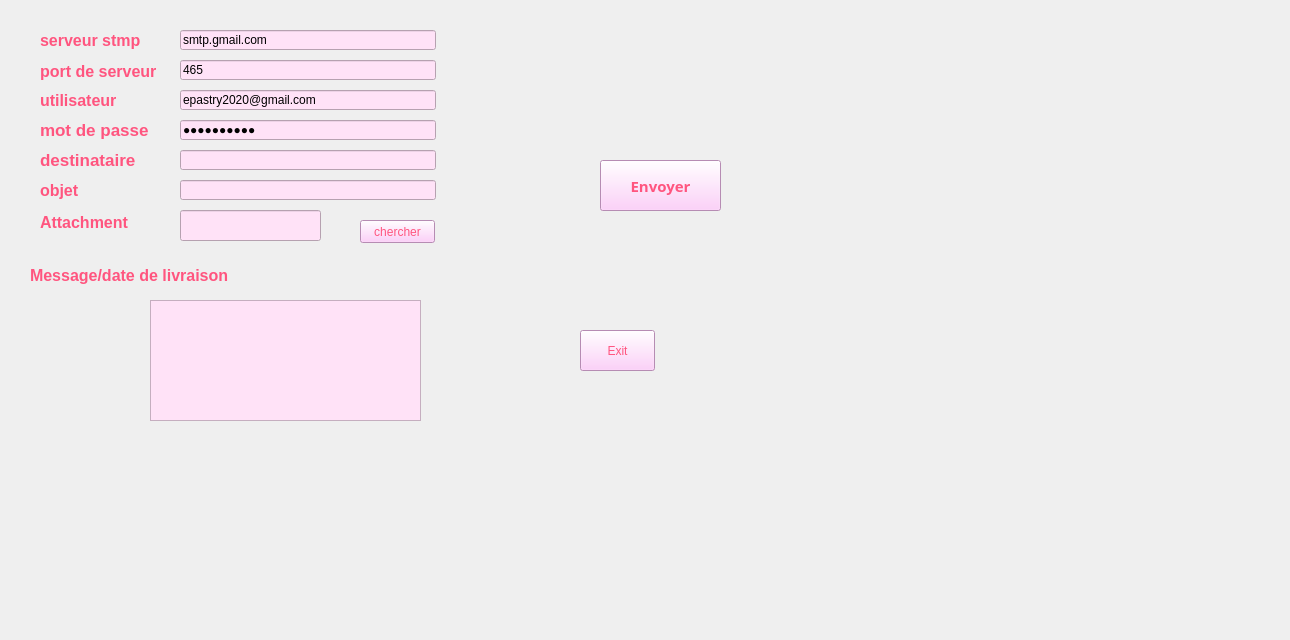
   <widget class="QWidget" name="tab">
    <attribute name="title">
     <string>Mailing</string>
    </attribute>
    <widget class="QLabel" name="label_123">
     <property name="geometry">
      <rect>
       <x>40</x>
       <y>180</y>
       <width>67</width>
       <height>20</height>
      </rect>
     </property>
     <property name="font">
      <font>
       <pointsize>12</pointsize>
       <weight>75</weight>
       <bold>true</bold>
       <underline>false</underline>
      </font>
     </property>
     <property name="styleSheet">
      <string notr="true">color:rgb(255, 85, 127)</string>
     </property>
     <property name="text">
      <string>objet</string>
     </property>
    </widget>
    <widget class="QLabel" name="label_124">
     <property name="geometry">
      <rect>
       <x>40</x>
       <y>119</y>
       <width>121</width>
       <height>21</height>
      </rect>
     </property>
     <property name="font">
      <font>
       <pointsize>13</pointsize>
       <weight>75</weight>
       <bold>true</bold>
       <underline>false</underline>
      </font>
     </property>
     <property name="styleSheet">
      <string notr="true">color:rgb(255, 85, 127)</string>
     </property>
     <property name="text">
      <string>mot de passe</string>
     </property>
    </widget>
    <widget class="QLineEdit" name="port_2">
     <property name="geometry">
      <rect>
       <x>180</x>
       <y>60</y>
       <width>256</width>
       <height>20</height>
      </rect>
     </property>
     <property name="styleSheet">
      <string notr="true">background-color:rgb(255, 226, 247)</string>
     </property>
     <property name="text">
      <string>465</string>
     </property>
    </widget>
    <widget class="QLabel" name="label_125">
     <property name="geometry">
      <rect>
       <x>40</x>
       <y>210</y>
       <width>102</width>
       <height>25</height>
      </rect>
     </property>
     <property name="font">
      <font>
       <pointsize>12</pointsize>
       <weight>75</weight>
       <bold>true</bold>
       <underline>false</underline>
      </font>
     </property>
     <property name="styleSheet">
      <string notr="true">color:rgb(255, 85, 127)</string>
     </property>
     <property name="text">
      <string>Attachment</string>
     </property>
    </widget>
    <widget class="QPlainTextEdit" name="msg_2">
     <property name="geometry">
      <rect>
       <x>150</x>
       <y>300</y>
       <width>271</width>
       <height>121</height>
      </rect>
     </property>
     <property name="styleSheet">
      <string notr="true">background-color:rgb(255, 226, 247)</string>
     </property>
    </widget>
    <widget class="QLabel" name="label_126">
     <property name="geometry">
      <rect>
       <x>40</x>
       <y>61</y>
       <width>131</width>
       <height>20</height>
      </rect>
     </property>
     <property name="font">
      <font>
       <pointsize>12</pointsize>
       <weight>75</weight>
       <bold>true</bold>
       <underline>false</underline>
      </font>
     </property>
     <property name="styleSheet">
      <string notr="true">color:rgb(255, 85, 127)</string>
     </property>
     <property name="text">
      <string>port de serveur </string>
     </property>
    </widget>
    <widget class="QLabel" name="label_127">
     <property name="geometry">
      <rect>
       <x>40</x>
       <y>149</y>
       <width>104</width>
       <height>21</height>
      </rect>
     </property>
     <property name="font">
      <font>
       <pointsize>13</pointsize>
       <weight>75</weight>
       <bold>true</bold>
       <underline>false</underline>
      </font>
     </property>
     <property name="styleSheet">
      <string notr="true">color:rgb(255, 85, 127)</string>
     </property>
     <property name="text">
      <string>destinataire</string>
     </property>
    </widget>
    <widget class="QLineEdit" name="uname_2">
     <property name="geometry">
      <rect>
       <x>180</x>
       <y>90</y>
       <width>256</width>
       <height>20</height>
      </rect>
     </property>
     <property name="styleSheet">
      <string notr="true">background-color:rgb(255, 226, 247)</string>
     </property>
     <property name="text">
      <string>epastry2020@gmail.com</string>
     </property>
    </widget>
    <widget class="QLabel" name="label_128">
     <property name="geometry">
      <rect>
       <x>30</x>
       <y>250</y>
       <width>231</width>
       <height>51</height>
      </rect>
     </property>
     <property name="font">
      <font>
       <pointsize>12</pointsize>
       <weight>75</weight>
       <bold>true</bold>
       <underline>false</underline>
      </font>
     </property>
     <property name="styleSheet">
      <string notr="true">color:rgb(255, 85, 127)</string>
     </property>
     <property name="text">
      <string>Message/date de livraison</string>
     </property>
    </widget>
    <widget class="QLineEdit" name="paswd_2">
     <property name="geometry">
      <rect>
       <x>180</x>
       <y>120</y>
       <width>256</width>
       <height>20</height>
      </rect>
     </property>
     <property name="styleSheet">
      <string notr="true">background-color:rgb(255, 226, 247)</string>
     </property>
     <property name="inputMask">
      <string/>
     </property>
     <property name="text">
      <string>college159</string>
     </property>
     <property name="echoMode">
      <enum>QLineEdit::Password</enum>
     </property>
    </widget>
    <widget class="QLineEdit" name="subject_2">
     <property name="geometry">
      <rect>
       <x>180</x>
       <y>180</y>
       <width>256</width>
       <height>20</height>
      </rect>
     </property>
     <property name="styleSheet">
      <string notr="true">background-color:rgb(255, 226, 247)</string>
     </property>
    </widget>
    <widget class="QLabel" name="label_129">
     <property name="geometry">
      <rect>
       <x>40</x>
       <y>30</y>
       <width>106</width>
       <height>20</height>
      </rect>
     </property>
     <property name="palette">
      <palette>
       <active>
        <colorrole role="WindowText">
         <brush brushstyle="SolidPattern">
          <color alpha="255">
           <red>255</red>
           <green>85</green>
           <blue>127</blue>
          </color>
         </brush>
        </colorrole>
        <colorrole role="Text">
         <brush brushstyle="SolidPattern">
          <color alpha="255">
           <red>255</red>
           <green>85</green>
           <blue>127</blue>
          </color>
         </brush>
        </colorrole>
        <colorrole role="ButtonText">
         <brush brushstyle="SolidPattern">
          <color alpha="255">
           <red>255</red>
           <green>85</green>
           <blue>127</blue>
          </color>
         </brush>
        </colorrole>
        <colorrole role="PlaceholderText">
         <brush brushstyle="NoBrush">
          <color alpha="128">
           <red>255</red>
           <green>85</green>
           <blue>127</blue>
          </color>
         </brush>
        </colorrole>
       </active>
       <inactive>
        <colorrole role="WindowText">
         <brush brushstyle="SolidPattern">
          <color alpha="255">
           <red>255</red>
           <green>85</green>
           <blue>127</blue>
          </color>
         </brush>
        </colorrole>
        <colorrole role="Text">
         <brush brushstyle="SolidPattern">
          <color alpha="255">
           <red>255</red>
           <green>85</green>
           <blue>127</blue>
          </color>
         </brush>
        </colorrole>
        <colorrole role="ButtonText">
         <brush brushstyle="SolidPattern">
          <color alpha="255">
           <red>255</red>
           <green>85</green>
           <blue>127</blue>
          </color>
         </brush>
        </colorrole>
        <colorrole role="PlaceholderText">
         <brush brushstyle="NoBrush">
          <color alpha="128">
           <red>255</red>
           <green>85</green>
           <blue>127</blue>
          </color>
         </brush>
        </colorrole>
       </inactive>
       <disabled>
        <colorrole role="WindowText">
         <brush brushstyle="SolidPattern">
          <color alpha="255">
           <red>255</red>
           <green>85</green>
           <blue>127</blue>
          </color>
         </brush>
        </colorrole>
        <colorrole role="Text">
         <brush brushstyle="SolidPattern">
          <color alpha="255">
           <red>255</red>
           <green>85</green>
           <blue>127</blue>
          </color>
         </brush>
        </colorrole>
        <colorrole role="ButtonText">
         <brush brushstyle="SolidPattern">
          <color alpha="255">
           <red>255</red>
           <green>85</green>
           <blue>127</blue>
          </color>
         </brush>
        </colorrole>
        <colorrole role="PlaceholderText">
         <brush brushstyle="NoBrush">
          <color alpha="128">
           <red>255</red>
           <green>85</green>
           <blue>127</blue>
          </color>
         </brush>
        </colorrole>
       </disabled>
      </palette>
     </property>
     <property name="font">
      <font>
       <pointsize>12</pointsize>
       <weight>75</weight>
       <bold>true</bold>
       <underline>false</underline>
      </font>
     </property>
     <property name="autoFillBackground">
      <bool>false</bool>
     </property>
     <property name="styleSheet">
      <string notr="true">color:rgb(255, 85, 127)</string>
     </property>
     <property name="lineWidth">
      <number>1</number>
     </property>
     <property name="text">
      <string>serveur stmp</string>
     </property>
    </widget>
    <widget class="QPushButton" name="sendBtn">
     <property name="geometry">
      <rect>
       <x>600</x>
       <y>160</y>
       <width>121</width>
       <height>51</height>
      </rect>
     </property>
     <property name="font">
      <font>
       <family>Lucida Calligraphy</family>
       <pointsize>11</pointsize>
       <weight>75</weight>
       <bold>true</bold>
      </font>
     </property>
     <property name="autoFillBackground">
      <bool>false</bool>
     </property>
     <property name="styleSheet">
      <string notr="true">color:rgb(255, 85, 127);
background-color:rgb(255, 196, 250)
</string>
     </property>
     <property name="text">
      <string>Envoyer</string>
     </property>
    </widget>
    <widget class="QPushButton" name="browseBtn">
     <property name="geometry">
      <rect>
       <x>360</x>
       <y>220</y>
       <width>75</width>
       <height>23</height>
      </rect>
     </property>
     <property name="autoFillBackground">
      <bool>false</bool>
     </property>
     <property name="styleSheet">
      <string notr="true">color:rgb(255, 85, 127);
background-color:rgb(255, 196, 250)</string>
     </property>
     <property name="text">
      <string>chercher</string>
     </property>
    </widget>
    <widget class="QLineEdit" name="server_2">
     <property name="geometry">
      <rect>
       <x>180</x>
       <y>30</y>
       <width>256</width>
       <height>20</height>
      </rect>
     </property>
     <property name="styleSheet">
      <string notr="true">background-color:rgb(255, 226, 247)</string>
     </property>
     <property name="text">
      <string>smtp.gmail.com</string>
     </property>
    </widget>
    <widget class="QLineEdit" name="file_2">
     <property name="geometry">
      <rect>
       <x>180</x>
       <y>210</y>
       <width>141</width>
       <height>31</height>
      </rect>
     </property>
     <property name="styleSheet">
      <string notr="true">background-color:rgb(255, 226, 247)</string>
     </property>
     <property name="readOnly">
      <bool>true</bool>
     </property>
    </widget>
    <widget class="QLineEdit" name="rcpt_2">
     <property name="geometry">
      <rect>
       <x>180</x>
       <y>150</y>
       <width>256</width>
       <height>20</height>
      </rect>
     </property>
     <property name="styleSheet">
      <string notr="true">background-color:rgb(255, 226, 247)</string>
     </property>
    </widget>
    <widget class="QLabel" name="label_130">
     <property name="geometry">
      <rect>
       <x>40</x>
       <y>90</y>
       <width>88</width>
       <height>20</height>
      </rect>
     </property>
     <property name="font">
      <font>
       <pointsize>12</pointsize>
       <weight>75</weight>
       <bold>true</bold>
       <underline>false</underline>
      </font>
     </property>
     <property name="styleSheet">
      <string notr="true">color:rgb(255, 85, 127)</string>
     </property>
     <property name="text">
      <string>utilisateur</string>
     </property>
    </widget>
    <widget class="QPushButton" name="exitBtn">
     <property name="geometry">
      <rect>
       <x>580</x>
       <y>330</y>
       <width>75</width>
       <height>41</height>
      </rect>
     </property>
     <property name="autoFillBackground">
      <bool>false</bool>
     </property>
     <property name="styleSheet">
      <string notr="true">color:rgb(255, 85, 127);
background-color:rgb(255, 196, 250)</string>
     </property>
     <property name="text">
      <string>Exit</string>
     </property>
    </widget>
    <widget class="QLabel" name="label_18">
     <property name="geometry">
      <rect>
       <x>-370</x>
       <y>-140</y>
       <width>1281</width>
       <height>631</height>
      </rect>
     </property>
     <property name="text">
      <string/>
     </property>
     <property name="pixmap">
      <pixmap>../../../../../../../../../../resources/Alinka-Shemeluyk_Sweets_YkxmSWdYdw.jpg</pixmap>
     </property>
    </widget>
    <zorder>label_18</zorder>
    <zorder>label_123</zorder>
    <zorder>label_124</zorder>
    <zorder>port_2</zorder>
    <zorder>label_125</zorder>
    <zorder>msg_2</zorder>
    <zorder>label_126</zorder>
    <zorder>label_127</zorder>
    <zorder>uname_2</zorder>
    <zorder>label_128</zorder>
    <zorder>paswd_2</zorder>
    <zorder>subject_2</zorder>
    <zorder>label_129</zorder>
    <zorder>sendBtn</zorder>
    <zorder>browseBtn</zorder>
    <zorder>server_2</zorder>
    <zorder>file_2</zorder>
    <zorder>rcpt_2</zorder>
    <zorder>label_130</zorder>
    <zorder>exitBtn</zorder>
   </widget>
